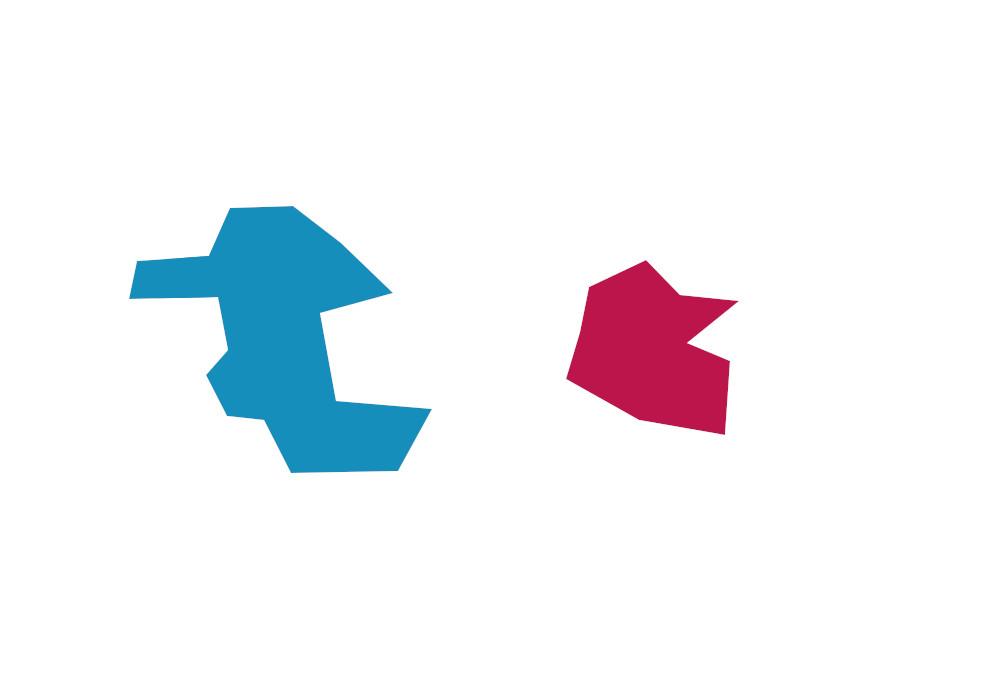
#> input picture opencv_fundamentals/3. Image processing/2. Contours features/objects.jpg, 1000 x 700 px
$ python '2. Contours features.py'
#> lines starting #> are read from the running program, lines starting #| are printed output that depends on the picture; after the words box and inside, x2 and y2 are one past the last pixel; in counts of white or black regions, pixels touching at a corner belong together
import cv2
import numpy as np

img = cv2.imread("objects.jpg")
#> img is the input picture: shape (700, 1000, 3); mean B, G, R 246.5, 242.6, 240.8
gray = cv2.cvtColor(img, cv2.COLOR_BGR2GRAY)
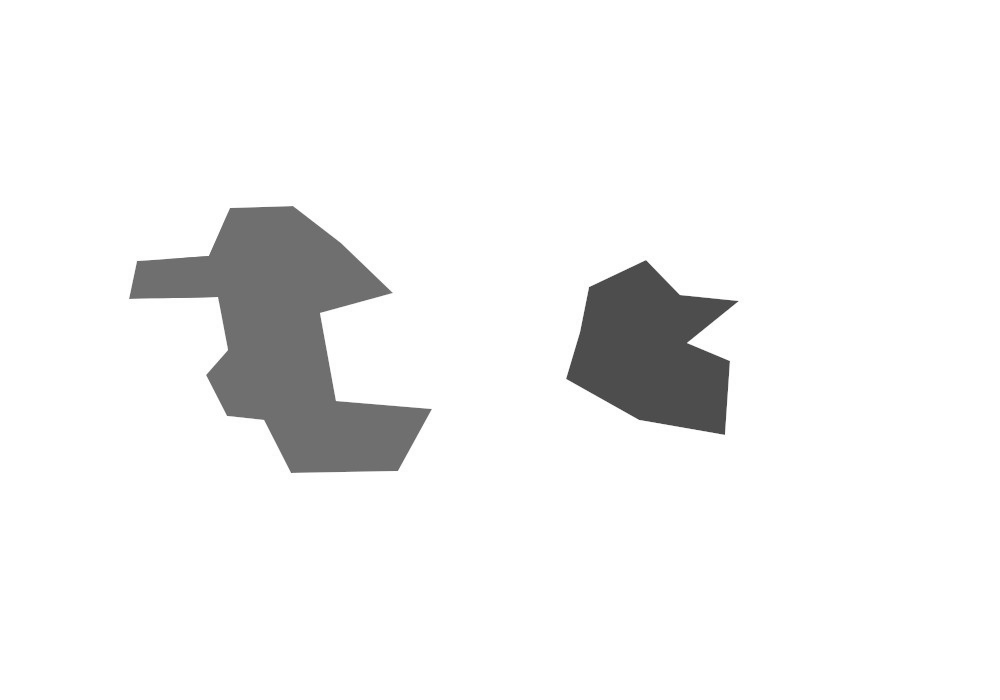
#> gray: shape (700, 1000); min 62, max 255, mean 242.5
_, mask = cv2.threshold(gray, 200, 255, cv2.THRESH_BINARY_INV)
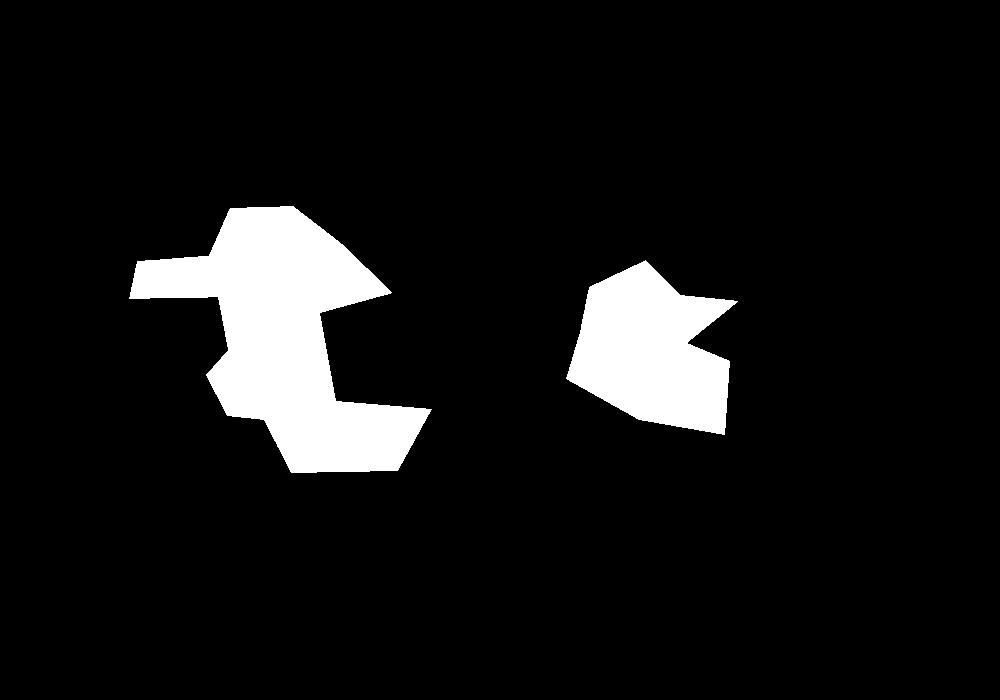
#> mask: shape (700, 1000); 8% white; 2 white regions

# Contours
contours, _ = cv2.findContours(mask, cv2.RETR_TREE, cv2.CHAIN_APPROX_SIMPLE)
#> contours = 2 contours; box (x1, y1, x2, y2) and area: (129, 206, 432, 473) 36616, (566, 260, 738, 435) 18876
cnt = contours[1]
#> cnt = contour of 383 points, box (x1, y1, x2, y2) (129, 206, 432, 473), area 36616
cv2.drawContours(img, [cnt], -1, (0, 255, 0), 3)
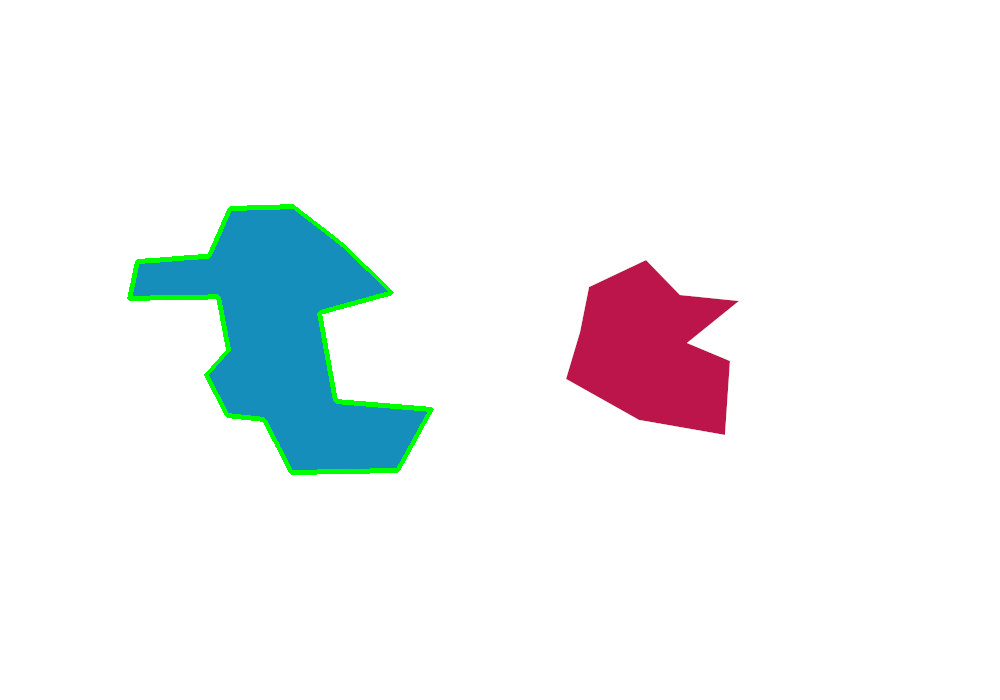
#> img: shape (700, 1000, 3); 0.74% of pixels changed, all inside (x1, y1, x2, y2) = (127, 204, 434, 475)

# 1) Bounding rect
(x, y, w, h) = cv2.boundingRect(cnt)
#> x = 129; y = 206; w = 303; h = 267
#cv2.rectangle(img, (x, y), (x + w, y + h), (255, 0, 0), 3)

# 2) Calculate area
area = cv2.contourArea(cnt)
#> area = 36616.5

# 3) Perimeter
perimeter = cv2.arcLength(cnt, True)
#> perimeter = 1156.4

# 4) Centroid
M = cv2.moments(cnt)
#> M = moments, m00 36616.5, centre m10/m00, m01/m00 = (286.6, 337.4)
cx = int(M["m10"] / M["m00"])
#> cx = 286
cy = int(M["m01"] / M["m00"])
#> cy = 337
cv2.circle(img, (cx, cy), 5, (0, 255, 255), -1)
#> img: shape (700, 1000, 3); 0.01% of pixels changed, all inside (x1, y1, x2, y2) = (281, 332, 292, 343)

cv2.imshow("Mask", mask)
cv2.imshow("Img", img)
cv2.waitKey(0)
cv2.destroyAllWindows()
